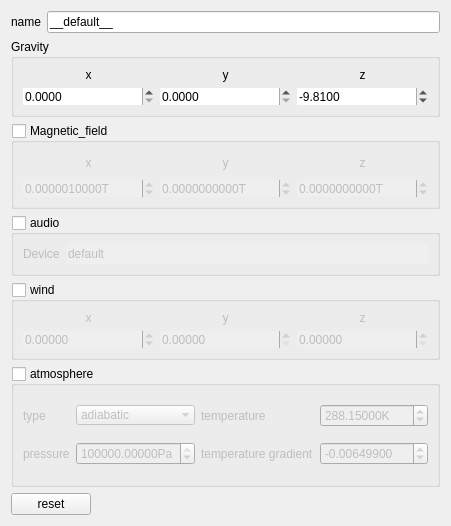
   <widget class="QWidget" name="world_">
    <attribute name="title">
     <string>world</string>
    </attribute>
    <layout class="QGridLayout" name="gridLayout_12">
     <item row="4" column="0">
      <widget class="QGroupBox" name="wind_group">
       <property name="title">
        <string>wind</string>
       </property>
       <property name="checkable">
        <bool>true</bool>
       </property>
       <property name="checked">
        <bool>false</bool>
       </property>
       <layout class="QGridLayout" name="gridLayout_23">
        <item row="0" column="0">
         <widget class="QLabel" name="w_vec_x">
          <property name="text">
           <string>x</string>
          </property>
          <property name="alignment">
           <set>Qt::AlignCenter</set>
          </property>
         </widget>
        </item>
        <item row="0" column="1">
         <widget class="QLabel" name="w_vec_y">
          <property name="text">
           <string>y</string>
          </property>
          <property name="alignment">
           <set>Qt::AlignCenter</set>
          </property>
         </widget>
        </item>
        <item row="0" column="2">
         <widget class="QLabel" name="w_vec_z">
          <property name="text">
           <string>z</string>
          </property>
          <property name="alignment">
           <set>Qt::AlignCenter</set>
          </property>
         </widget>
        </item>
        <item row="1" column="0">
         <widget class="QDoubleSpinBox" name="wind_x">
          <property name="frame">
           <bool>false</bool>
          </property>
          <property name="suffix">
           <string/>
          </property>
          <property name="decimals">
           <number>5</number>
          </property>
          <property name="minimum">
           <double>-100.000000000000000</double>
          </property>
          <property name="value">
           <double>0.000000000000000</double>
          </property>
         </widget>
        </item>
        <item row="1" column="1">
         <widget class="QDoubleSpinBox" name="wind_y">
          <property name="frame">
           <bool>false</bool>
          </property>
          <property name="decimals">
           <number>5</number>
          </property>
         </widget>
        </item>
        <item row="1" column="2">
         <widget class="QDoubleSpinBox" name="wind_z">
          <property name="frame">
           <bool>false</bool>
          </property>
          <property name="decimals">
           <number>5</number>
          </property>
         </widget>
        </item>
       </layout>
      </widget>
     </item>
     <item row="0" column="0">
      <layout class="QHBoxLayout" name="world_name_HLayout">
       <item>
        <widget class="QLabel" name="world_name_label">
         <property name="text">
          <string>name</string>
         </property>
        </widget>
       </item>
       <item>
        <widget class="QLineEdit" name="world_name_input">
         <property name="toolTip">
          <string>Unique name of the world</string>
         </property>
         <property name="text">
          <string>__default__</string>
         </property>
         <property name="frame">
          <bool>true</bool>
         </property>
        </widget>
       </item>
      </layout>
     </item>
     <item row="5" column="0">
      <widget class="QGroupBox" name="atmosphere_group">
       <property name="minimumSize">
        <size>
         <width>0</width>
         <height>121</height>
        </size>
       </property>
       <property name="title">
        <string>atmosphere</string>
       </property>
       <property name="checkable">
        <bool>true</bool>
       </property>
       <property name="checked">
        <bool>false</bool>
       </property>
       <layout class="QGridLayout" name="gridLayout_20">
        <item row="0" column="0">
         <widget class="QLabel" name="atm_type_label">
          <property name="text">
           <string>type</string>
          </property>
         </widget>
        </item>
        <item row="0" column="1">
         <widget class="QComboBox" name="atm_type">
          <property name="frame">
           <bool>false</bool>
          </property>
          <item>
           <property name="text">
            <string>adiabatic</string>
           </property>
          </item>
         </widget>
        </item>
        <item row="0" column="2">
         <widget class="QLabel" name="atm_temperature_label">
          <property name="text">
           <string>temperature</string>
          </property>
         </widget>
        </item>
        <item row="0" column="3">
         <widget class="QDoubleSpinBox" name="atm_temp">
          <property name="suffix">
           <string>K</string>
          </property>
          <property name="decimals">
           <number>5</number>
          </property>
          <property name="minimum">
           <double>-273.000000000000000</double>
          </property>
          <property name="maximum">
           <double>1000.000000000000000</double>
          </property>
          <property name="value">
           <double>288.149999999999977</double>
          </property>
         </widget>
        </item>
        <item row="1" column="0">
         <widget class="QLabel" name="atm_pressure_label">
          <property name="text">
           <string>pressure</string>
          </property>
         </widget>
        </item>
        <item row="1" column="1">
         <widget class="QDoubleSpinBox" name="atm_pressure">
          <property name="suffix">
           <string>Pa</string>
          </property>
          <property name="decimals">
           <number>5</number>
          </property>
          <property name="maximum">
           <double>1000000.000000000000000</double>
          </property>
          <property name="value">
           <double>101325.000000000000000</double>
          </property>
         </widget>
        </item>
        <item row="1" column="2">
         <widget class="QLabel" name="temp_grad_label">
          <property name="text">
           <string>temperature gradient</string>
          </property>
          <property name="wordWrap">
           <bool>true</bool>
          </property>
         </widget>
        </item>
        <item row="1" column="3">
         <widget class="QDoubleSpinBox" name="atm_temp_grad">
          <property name="decimals">
           <number>8</number>
          </property>
          <property name="minimum">
           <double>-104.000000000000000</double>
          </property>
          <property name="value">
           <double>-0.006499000000000</double>
          </property>
         </widget>
        </item>
       </layout>
      </widget>
     </item>
     <item row="2" column="0">
      <widget class="QGroupBox" name="magnetic_field_group">
       <property name="minimumSize">
        <size>
         <width>0</width>
         <height>86</height>
        </size>
       </property>
       <property name="toolTip">
        <string>The magnetic vector in Tesla, expressed in a coordinate frame defined by the spherical_coordinates</string>
       </property>
       <property name="title">
        <string>Magnetic_field</string>
       </property>
       <property name="checkable">
        <bool>true</bool>
       </property>
       <property name="checked">
        <bool>false</bool>
       </property>
       <layout class="QGridLayout" name="gridLayout_21">
        <item row="0" column="0">
         <widget class="QLabel" name="m_vec_x">
          <property name="text">
           <string>x</string>
          </property>
          <property name="alignment">
           <set>Qt::AlignCenter</set>
          </property>
         </widget>
        </item>
        <item row="0" column="1">
         <widget class="QLabel" name="m_vex_y">
          <property name="text">
           <string>y</string>
          </property>
          <property name="alignment">
           <set>Qt::AlignCenter</set>
          </property>
         </widget>
        </item>
        <item row="0" column="2">
         <widget class="QLabel" name="m_vec_z">
          <property name="text">
           <string>z</string>
          </property>
          <property name="alignment">
           <set>Qt::AlignCenter</set>
          </property>
         </widget>
        </item>
        <item row="1" column="0">
         <widget class="QDoubleSpinBox" name="magn_x">
          <property name="frame">
           <bool>false</bool>
          </property>
          <property name="suffix">
           <string>T</string>
          </property>
          <property name="decimals">
           <number>10</number>
          </property>
          <property name="minimum">
           <double>-100.000000000000000</double>
          </property>
          <property name="value">
           <double>0.000001000000000</double>
          </property>
         </widget>
        </item>
        <item row="1" column="1">
         <widget class="QDoubleSpinBox" name="magn_y">
          <property name="frame">
           <bool>false</bool>
          </property>
          <property name="suffix">
           <string>T</string>
          </property>
          <property name="decimals">
           <number>10</number>
          </property>
          <property name="minimum">
           <double>-100.000000000000000</double>
          </property>
         </widget>
        </item>
        <item row="1" column="2">
         <widget class="QDoubleSpinBox" name="magn_z">
          <property name="frame">
           <bool>false</bool>
          </property>
          <property name="suffix">
           <string>T</string>
          </property>
          <property name="decimals">
           <number>10</number>
          </property>
          <property name="minimum">
           <double>-100.000000000000000</double>
          </property>
         </widget>
        </item>
       </layout>
      </widget>
     </item>
     <item row="3" column="0">
      <widget class="QGroupBox" name="audio_group">
       <property name="enabled">
        <bool>true</bool>
       </property>
       <property name="toolTip">
        <string extracomment="global audio properties"/>
       </property>
       <property name="title">
        <string>audio </string>
       </property>
       <property name="checkable">
        <bool>true</bool>
       </property>
       <property name="checked">
        <bool>false</bool>
       </property>
       <layout class="QGridLayout" name="gridLayout_22">
        <item row="0" column="0">
         <widget class="QLabel" name="device_label">
          <property name="text">
           <string>Device</string>
          </property>
         </widget>
        </item>
        <item row="0" column="1">
         <widget class="QLineEdit" name="device_string_input">
          <property name="toolTip">
           <string>Device to use for audio playback. A value of &quot;default&quot; will use the system's default audio device. 
 Otherwise, specify an audio device file</string>
          </property>
          <property name="inputMask">
           <string/>
          </property>
          <property name="text">
           <string>default</string>
          </property>
          <property name="frame">
           <bool>false</bool>
          </property>
         </widget>
        </item>
       </layout>
      </widget>
     </item>
     <item row="6" column="0">
      <widget class="QPushButton" name="world_reset_btn">
       <property name="maximumSize">
        <size>
         <width>80</width>
         <height>16777215</height>
        </size>
       </property>
       <property name="text">
        <string>reset</string>
       </property>
      </widget>
     </item>
     <item row="1" column="0">
      <widget class="QGroupBox" name="gravity_group">
       <property name="toolTip">
        <string>The gravity vector in m/s^2, expressed in a coordinate frame defined by the spherical_coordinates</string>
       </property>
       <property name="title">
        <string>Gravity</string>
       </property>
       <layout class="QGridLayout" name="gridLayout_19">
        <item row="0" column="0">
         <widget class="QLabel" name="g_vec_x">
          <property name="text">
           <string>x</string>
          </property>
          <property name="alignment">
           <set>Qt::AlignCenter</set>
          </property>
         </widget>
        </item>
        <item row="0" column="1">
         <widget class="QLabel" name="g_vec_y">
          <property name="text">
           <string>y</string>
          </property>
          <property name="alignment">
           <set>Qt::AlignCenter</set>
          </property>
         </widget>
        </item>
        <item row="0" column="2">
         <widget class="QLabel" name="g_vec_z">
          <property name="text">
           <string>z</string>
          </property>
          <property name="alignment">
           <set>Qt::AlignCenter</set>
          </property>
         </widget>
        </item>
        <item row="1" column="0">
         <widget class="QDoubleSpinBox" name="gravity_x">
          <property name="frame">
           <bool>false</bool>
          </property>
          <property name="decimals">
           <number>4</number>
          </property>
         </widget>
        </item>
        <item row="1" column="1">
         <widget class="QDoubleSpinBox" name="gravity_y">
          <property name="frame">
           <bool>false</bool>
          </property>
          <property name="decimals">
           <number>4</number>
          </property>
         </widget>
        </item>
        <item row="1" column="2">
         <widget class="QDoubleSpinBox" name="gravity_z">
          <property name="frame">
           <bool>false</bool>
          </property>
          <property name="decimals">
           <number>4</number>
          </property>
          <property name="minimum">
           <double>-100.000000000000000</double>
          </property>
          <property name="stepType">
           <enum>QAbstractSpinBox::AdaptiveDecimalStepType</enum>
          </property>
          <property name="value">
           <double>-9.810000000000000</double>
          </property>
         </widget>
        </item>
       </layout>
      </widget>
     </item>
    </layout>
   </widget>
